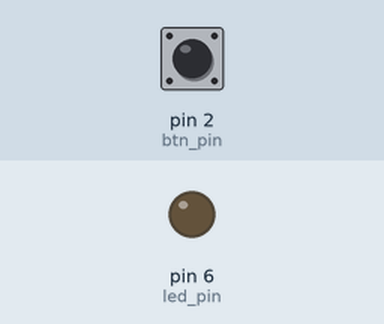
This sketch was run on a simulated Arduino Uno, built with avr-gcc and run on an emulated ATmega328P. Parts: output pins drawn as LEDs (lit = HIGH). The inputs (shaded band) are chosen by the test bench; at power-on: pin 2 (btn_pin) HIGH.

Above: at 1.2 s.
1.3 s: pin 2 (btn_pin) pulled LOW for 0.15 s
At 1.37 s:
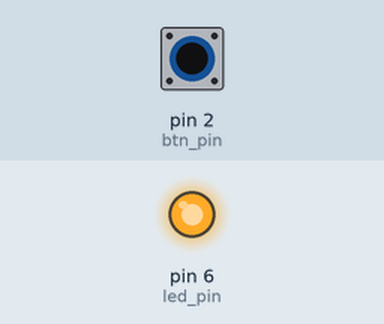
2.9 s: pin 2 (btn_pin) pulled LOW for 3.2 s
At 7.3 s:
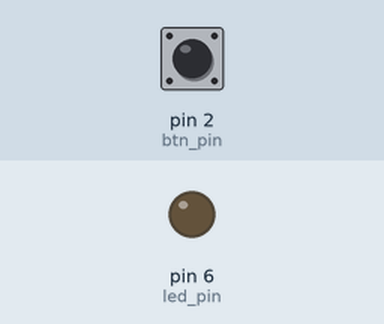
Timing chart, 0 to 8.8 s (numbered marks = the images above; inputs shaded):
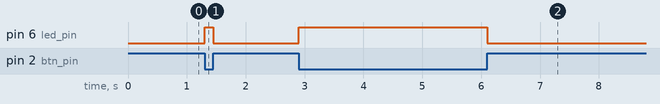

The sketch:

PullUp_Resistor.ino
```cpp
const int btn_pin = 2;
const int led_pin = 6;

void setup() {
  pinMode(btn_pin, INPUT);
  pinMode(led_pin, OUTPUT);
}

void loop() {
  if (digitalRead(btn_pin) == LOW) {
    digitalWrite(led_pin, HIGH);
  } else {
    digitalWrite(led_pin, LOW);
  }
}
```

Measured:
- after the input at 1.3 s, pin 6 (led_pin): LOW → HIGH at once, → LOW 0.15 s later
- after the input at 2.9 s, pin 6 (led_pin): LOW → HIGH at once, → LOW 3.2 s later
